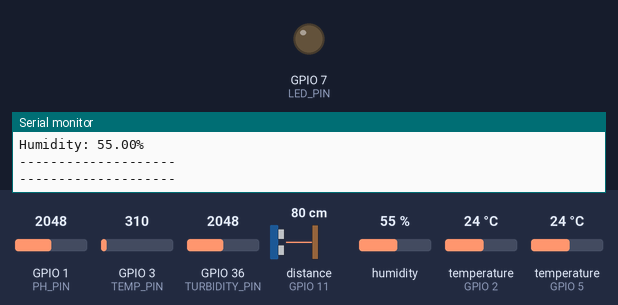
Simulated run of this sketch. Board: ESP32-S3. Shown: output pins drawn as LEDs (lit = HIGH), the last lines printed to the serial monitor. Wiring (inferred from the names in the program): ultrasonic range finder: trigger GPIO 12; echo GPIO 11. The inputs (shaded band) are chosen by the test bench; at power-on: distance to the obstacle (sensor on GPIO 11) 80 cm, GPIO 1 (PH_PIN) = 2048, GPIO 3 (TEMP_PIN) = 310, GPIO 36 (TURBIDITY_PIN) = 2048, humidity 55 %, temperature (sensors on GPIO 2, GPIO 5) 24 °C. The echo pulse lasts 58.3 µs per cm; pins used as bus, display or sensor lines are not drawn.

Above: at 1.2 s.
1.3 s: distance to the obstacle (sensor on GPIO 11) set to 23 cm
5.0 s: distance to the obstacle (sensor on GPIO 11) set to 18 cm
At 8.0 s:
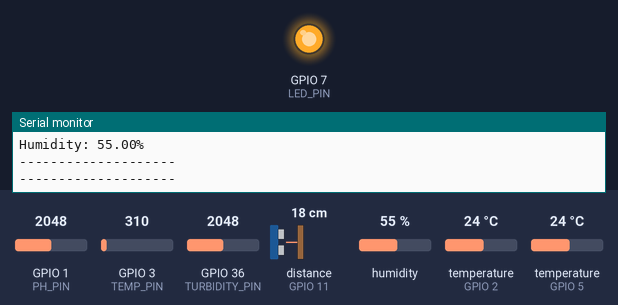
8.3 s: distance to the obstacle (sensor on GPIO 11) set to 35 cm
At 10.6 s:
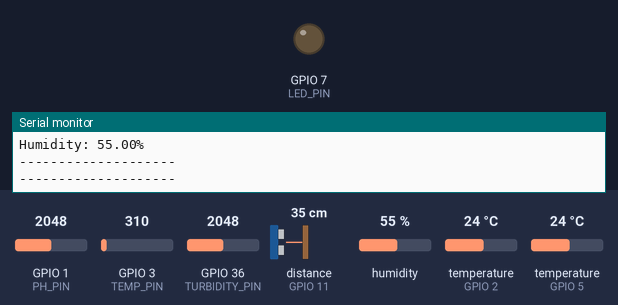
11.3 s: distance to the obstacle (sensor on GPIO 11) set to 2 cm
At 13.1 s:
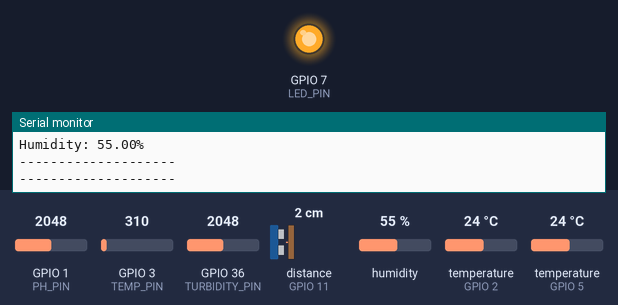
Timing chart, 0 to 14.6 s (numbered marks = the images above; inputs shaded):
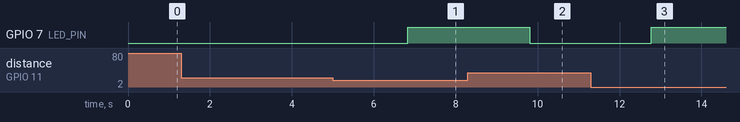

The sketch:

ph_ultra_trubidity_dht11.ino
```cpp
#include <OneWire.h>
#include <DallasTemperature.h>
#include "DHT.h"

// Turbidity Sensor (ESP32)
#define TURBIDITY_PIN 36

// pH & Temperature Sensor (Arduino)
#define ONE_WIRE_BUS 5 // DS18B20 Temperature Sensor
#define PH_PIN A0      // pH Sensor
#define TEMP_PIN A2    // Analog Temperature Sensor

// Ultrasonic Sensor & LED (Arduino)
#define TRIG_PIN 12
#define ECHO_PIN 11
#define LED_PIN 7

// DHT11 Temperature & Humidity Sensor (Arduino)
#define DHTPIN 2
#define DHTTYPE DHT11
DHT dht(DHTPIN, DHTTYPE);

OneWire oneWire(ONE_WIRE_BUS);
DallasTemperature sensors(&oneWire);

void setup() {
    Serial.begin(9600);
    sensors.begin();
    dht.begin();
    pinMode(TRIG_PIN, OUTPUT);
    pinMode(ECHO_PIN, INPUT);
    pinMode(LED_PIN, OUTPUT);
}

void loop() {
    // **Turbidity Sensor**
    int sensorValue = analogRead(TURBIDITY_PIN);
    float turbidity = map(sensorValue, 0, 750, 100, 0);
    turbidity = constrain(turbidity, 0, 100);
    Serial.print("Turbidity: ");
    Serial.print(turbidity);
    Serial.println(" NTU");

    // **pH & Temperature Sensors**
    long phTot = 0, temTot = 0;
    for (int i = 0; i < 10; i++) {
        phTot += analogRead(PH_PIN);
        temTot += analogRead(TEMP_PIN);
        delay(10);
    }
    float phAvg = phTot / 10.0;
    float temAvg = temTot / 10.0;
    float phVoltage = phAvg * (5.0 / 1023.0);
    float tempVoltage = temAvg * (5000.0 / 1023.0);
    float pHValue = phVoltage * -5.70 + 21.34;
    sensors.requestTemperatures();
    float waterTemp = sensors.getTempCByIndex(0);
    Serial.print("pH Value: "); Serial.println(pHValue);
    Serial.print("Water Temperature: "); Serial.print(waterTemp); Serial.println(" C");

    // **Ultrasonic Sensor & LED**
    digitalWrite(TRIG_PIN, LOW);
    delayMicroseconds(2);
    digitalWrite(TRIG_PIN, HIGH);
    delayMicroseconds(10);
    digitalWrite(TRIG_PIN, LOW);
    long duration = pulseIn(ECHO_PIN, HIGH);
    int distance = duration * 0.034 / 2;
    Serial.print("Distance: "); Serial.print(distance); Serial.println(" cm");
    digitalWrite(LED_PIN, distance < 20 ? HIGH : LOW);

    // **DHT11 Sensor**
    float humidity = dht.readHumidity();
    float temperatureC = dht.readTemperature();
    float temperatureF = dht.readTemperature(true);
    float temperatureK = temperatureC + 273.15;
    Serial.print("Temperature: "); Serial.print(temperatureC);
    Serial.print(" C, "); Serial.print(temperatureF);
    Serial.print(" F, "); Serial.print(temperatureK);
    Serial.println(" K");
    Serial.print("Humidity: "); Serial.print(humidity); Serial.println("%");
    Serial.println("--------------------");
    Serial.println("--------------------");
    delay(2000);
}
```

Measured:
- the behaviour switches between 21 and 20 cm on distance to the obstacle (sensor on GPIO 11) (found by bisection; images 0 and 1)
- after the input at 5.0 s, GPIO 7 (LED_PIN): LOW → HIGH after 1.8 s
- after the input at 8.3 s, GPIO 7 (LED_PIN): HIGH → LOW after 1.5 s
- after the input at 11.3 s, GPIO 7 (LED_PIN): LOW → HIGH after 1.5 s
